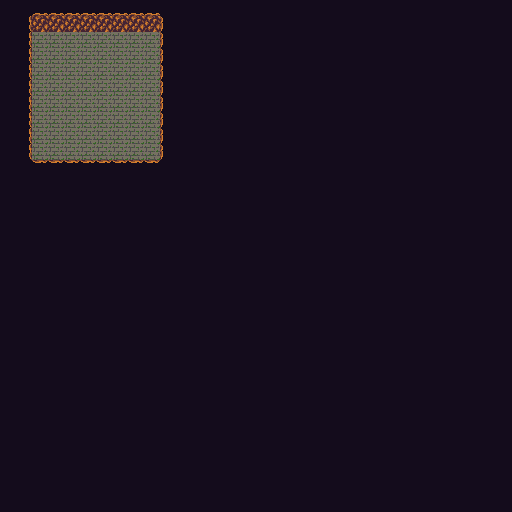

Below is a game level as drawn by its tile map, then a one-line description and the .tmx that defines it (tile-layer data replaced by summaries):
An orthogonal 32x32 tile map with 16x16 px tiles, 3 tile layers (Pit, Floors, Walls).

<map version="1.0" orientation="orthogonal" width="32" height="32" tilewidth="16" tileheight="16">
 <tileset firstgid="1" name="basic" tilewidth="16" tileheight="16">
  <image source="basictiles_1.png" width="128" height="240" />
  <tile id="14">
   <properties>
    <property name="floor" value="floor" />
    <property name="id" value="2" />
   </properties>
  </tile>
  <tile id="15">
   <properties>
    <property name="id" value="1" />
    <property name="wall" value="wall" />
   </properties>
  </tile>
  <tile id="22">
   <properties>
    <property name="id" value="0" />
    <property name="pit" value="pit" />
   </properties>
  </tile>
  <tile id="25">
   <properties>
    <property name="id" value="1" />
    <property name="wall" value="wall" />
   </properties>
  </tile>
  <tile id="32">
   <properties>
    <property name="id" value="1" />
    <property name="wall" value="wall" />
   </properties>
  </tile>
  <tile id="34">
   <properties>
    <property name="id" value="1" />
    <property name="wall" value="wall" />
   </properties>
  </tile>
  <tile id="41">
   <properties>
    <property name="id" value="1" />
    <property name="wall" value="wall" />
   </properties>
  </tile>
 </tileset>
 <layer name="Pit" width="32" height="32">
  <properties>
   <property name="pit" value="" />
  </properties>
  <data>[1024 cells, 952 non-empty, 1 distinct tile ids]</data>
 </layer>
 <layer name="Floors" width="32" height="32">
  <properties>
   <property name="floor" value="true" />
  </properties>
  <data>[1024 cells, 64 non-empty, 1 distinct tile ids]</data>
 </layer>
 <layer name="Walls" width="32" height="32">
  <properties>
   <property name="wall" value="true" />
  </properties>
  <data>[1024 cells, 42 non-empty, 5 distinct tile ids]</data>
 </layer>
</map>
